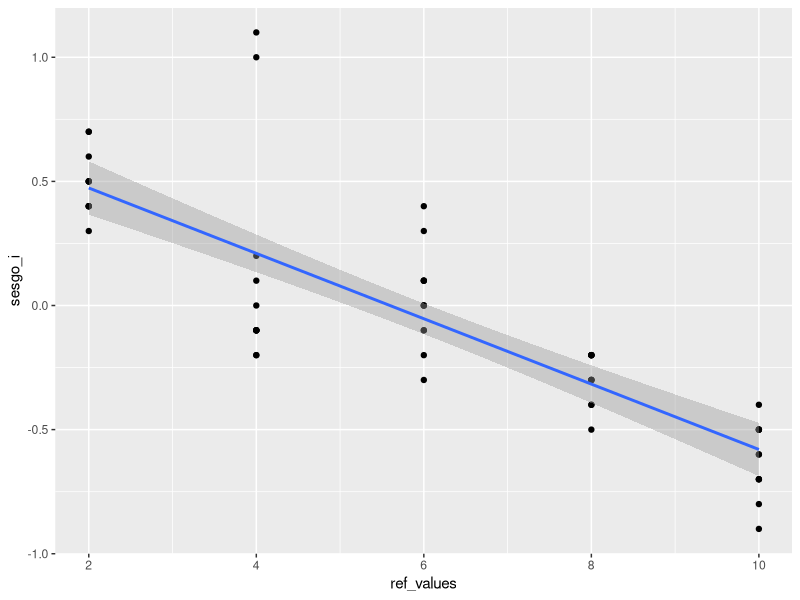

Generate this figure with R:
#****This script make a bias-Linearity measure study*******
#Author Ing. Mario Ivan Salas Dominguez
#
library(readxl)#import Excel data librarywd
library(ggplot2)#import ggplot library
Datos <- read_excel("Linealidad_r_dataset.xlsx",col_names = TRUE)#read the data in excel of the study.
names (Datos)[2] = "ref_values"#change the column 2 to ref_value
#References and average bias evaluation
  sesgo_i<-c(Datos$Respuesta-Datos$ref_values)#Bias by references group
  Datos<-cbind(Datos,sesgo_i)#Actualiza los datos con los sesgos.
  avge_bias<-tapply(Datos$sesgo_i,Datos$ref_values ,mean)#Mean by references group
  sd_bias<-tapply(Datos$sesgo_i,Datos$ref_values ,sd)#SD by references group
  n_bias<-tapply(Datos$sesgo_i,Datos$ref_values ,length)#number of values by references
  ref_values<-unique(Datos$ref_values)#Get the reference values
  t_values<-c(avge_bias/(sd_bias/sqrt(n_bias)))#Evaluar los valore del estadistico t
  p_values<-c(2*pt(abs(t_values),n_bias-1,lower.tail = FALSE))#Evalua los p-values
  bias_ref_report<-cbind(ref_values,avge_bias,p_values)#matrix references bias report 
  #Bias average report
 t.test(sesgo_i,alternative = "two.sided",mu=0)
#Análisis y gráfica de regresión linealidad
merge(Datos,bias_ref_report)
regresion<-lm(formula = sesgo_i~Datos$ref_values)#Establce las constantes de la regresión lineal
anova(regresion)# Analisis de varianza de la regresion
summary(regresion)#Resumen del analisis de regresion
ggplot(Datos, aes(x = ref_values, y = sesgo_i)) + geom_point() + geom_smooth(method = "lm", formula = y ~ x, level=0.95)
